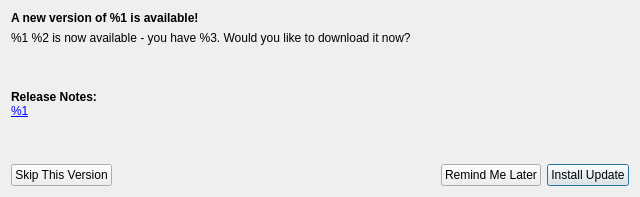
<?xml version="1.0" encoding="UTF-8"?>
<ui version="4.0">
 <class>FvUpdateWindow</class>
 <widget class="QWidget" name="FvUpdateWindow">
  <property name="geometry">
   <rect>
    <x>0</x>
    <y>0</y>
    <width>640</width>
    <height>197</height>
   </rect>
  </property>
  <property name="windowTitle">
   <string>Software Update</string>
  </property>
  <layout class="QHBoxLayout" name="horizontalLayout_6">
   <item>
    <layout class="QVBoxLayout" name="verticalLayout">
     <item>
      <widget class="QLabel" name="newVersionIsAvailableLabel">
       <property name="sizePolicy">
        <sizepolicy hsizetype="Preferred" vsizetype="Maximum">
         <horstretch>0</horstretch>
         <verstretch>0</verstretch>
        </sizepolicy>
       </property>
       <property name="font">
        <font>
         <weight>75</weight>
         <bold>true</bold>
        </font>
       </property>
       <property name="text">
        <string>A new version of %1 is available!</string>
       </property>
       <property name="margin">
        <number>0</number>
       </property>
      </widget>
     </item>
     <item>
      <widget class="QLabel" name="wouldYouLikeToDownloadLabel">
       <property name="text">
        <string>%1 %2 is now available - you have %3. Would you like to download it now?</string>
       </property>
       <property name="margin">
        <number>0</number>
       </property>
      </widget>
     </item>
     <item>
      <spacer name="verticalSpacer">
       <property name="orientation">
        <enum>Qt::Vertical</enum>
       </property>
       <property name="sizeHint" stdset="0">
        <size>
         <width>20</width>
         <height>40</height>
        </size>
       </property>
      </spacer>
     </item>
     <item>
      <widget class="QLabel" name="releaseNotesLabel">
       <property name="text">
        <string>&lt;html&gt;&lt;head/&gt;&lt;body&gt;&lt;p&gt;&lt;b&gt;Release Notes: &lt;/b&gt;&lt;br/&gt;
&lt;a href=&quot;%1&quot;&gt;%1&lt;/a&gt;&lt;/p&gt;
&lt;/body&gt;&lt;/html&gt;</string>
       </property>
       <property name="margin">
        <number>0</number>
       </property>
       <property name="openExternalLinks">
        <bool>true</bool>
       </property>
      </widget>
     </item>
     <item>
      <spacer name="verticalSpacer_2">
       <property name="orientation">
        <enum>Qt::Vertical</enum>
       </property>
       <property name="sizeHint" stdset="0">
        <size>
         <width>20</width>
         <height>40</height>
        </size>
       </property>
      </spacer>
     </item>
     <item>
      <layout class="QHBoxLayout" name="horizontalLayout_3">
       <item>
        <widget class="QPushButton" name="skipThisVersionButton">
         <property name="text">
          <string>Skip This Version</string>
         </property>
        </widget>
       </item>
       <item>
        <spacer name="horizontalSpacer">
         <property name="orientation">
          <enum>Qt::Horizontal</enum>
         </property>
         <property name="sizeHint" stdset="0">
          <size>
           <width>40</width>
           <height>20</height>
          </size>
         </property>
        </spacer>
       </item>
       <item>
        <widget class="QPushButton" name="remindMeLaterButton">
         <property name="text">
          <string>Remind Me Later</string>
         </property>
        </widget>
       </item>
       <item>
        <widget class="QPushButton" name="installUpdateButton">
         <property name="text">
          <string>Install Update</string>
         </property>
         <property name="autoDefault">
          <bool>true</bool>
         </property>
         <property name="default">
          <bool>true</bool>
         </property>
        </widget>
       </item>
      </layout>
     </item>
    </layout>
   </item>
  </layout>
 </widget>
 <resources/>
 <connections/>
</ui>
